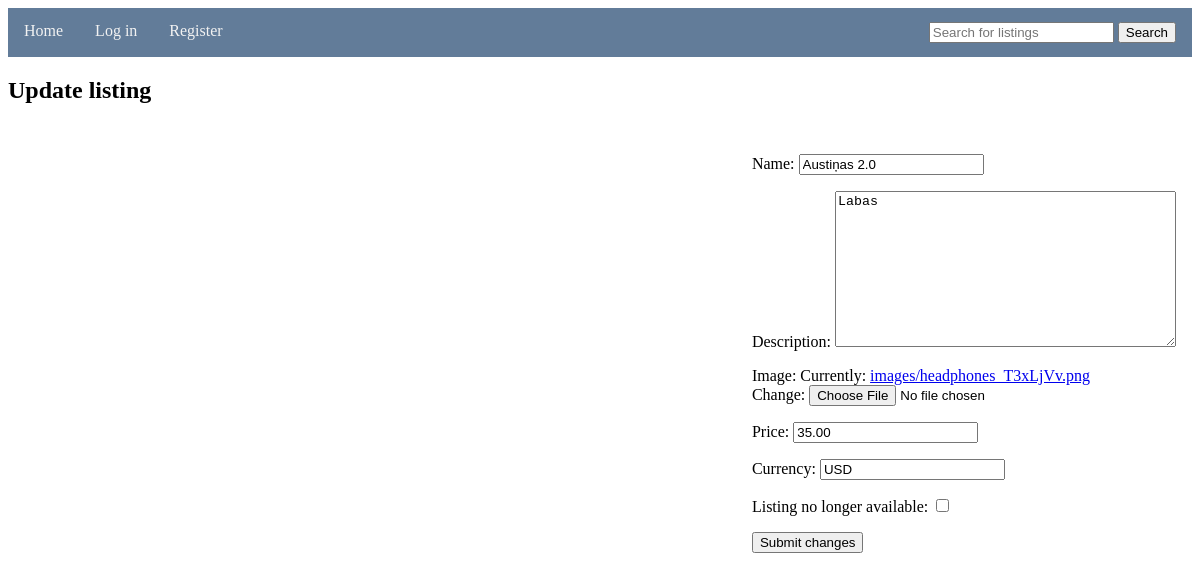
Screenshot of /my_listings/edit/9/ with the database file from the repository.
### store/models.py (models this page shows)
class Listing(models.Model):
    listingname = models.CharField(max_length=255)
    description = models.TextField(max_length=2000, default="Nav apraksta")
    listingimage = models.ImageField(upload_to='images/', validators=[validate_image], default='images/default.png')
    price = models.DecimalField(max_digits=10, decimal_places=2, default=0.00)
    currency = models.CharField(max_length=255, default="EUR")
    statuscompleted = models.BooleanField(default=False)
    listinguser = models.CharField(max_length=2000)

### store/views.py (the view)
# urls.py: path('my_listings/edit/<int:pk>/', edit_listing, name='edit_listing'),
def edit_listing(request, pk):
    listing = get_object_or_404(Listing, pk=pk)
    if request.method == 'POST':
        form = ListingEditForm(request.POST, instance=listing)
        if form.is_valid():
            form.save()
            return redirect('store:my_listings')
    else:
        form = ListingEditForm(instance=listing)
    return render(request, 'edit_listing.html', {'form': form})

### store/forms.py
class ListingEditForm(forms.ModelForm):
    class Meta:
        model = Listing
        fields = ['listingname', 'description', 'listingimage', 'price', 'currency', 'statuscompleted']

### store/templates/edit_listing.html (shortened to what this page needs)
{% extends 'base.html' %}
{% block content %}
  <h2>Update listing</h2>
  <form method="post">
    <p>
      <label for="{{ form.listingname.id_for_label }}">Name:</label>
      {{ form.listingname }}
    </p>
    <p>
      <label for="{{ form.description.id_for_label }}">Description:</label>
      {{ form.description }}
    </p>
    <p>
        <label for="{{ form.listingimage.id_for_label }}">Image:</label>
        {{ form.listingimage }}
    </p>
    <p>
      <label for="{{ form.price.id_for_label }}">Price:</label>
      {{ form.price }}
    </p>
    <p>
      <label for="{{ form.currency.id_for_label }}">Currency:</label>
      {{ form.currency }}
    </p>
    <p>
      <label for="{{ form.statuscompleted.id_for_label }}">Listing no longer available:</label>
      {{ form.statuscompleted }}
    </p>
    <input type="submit" value="Submit changes">
  </form>
{% endblock %}

### static/css/header.css (style rules this page uses)
form { float: right; padding: 14px 16px; }

### rows the page displays
Listing: listingname "Austiņas 2.0", description "Labas", price "35.00", currency "USD"
